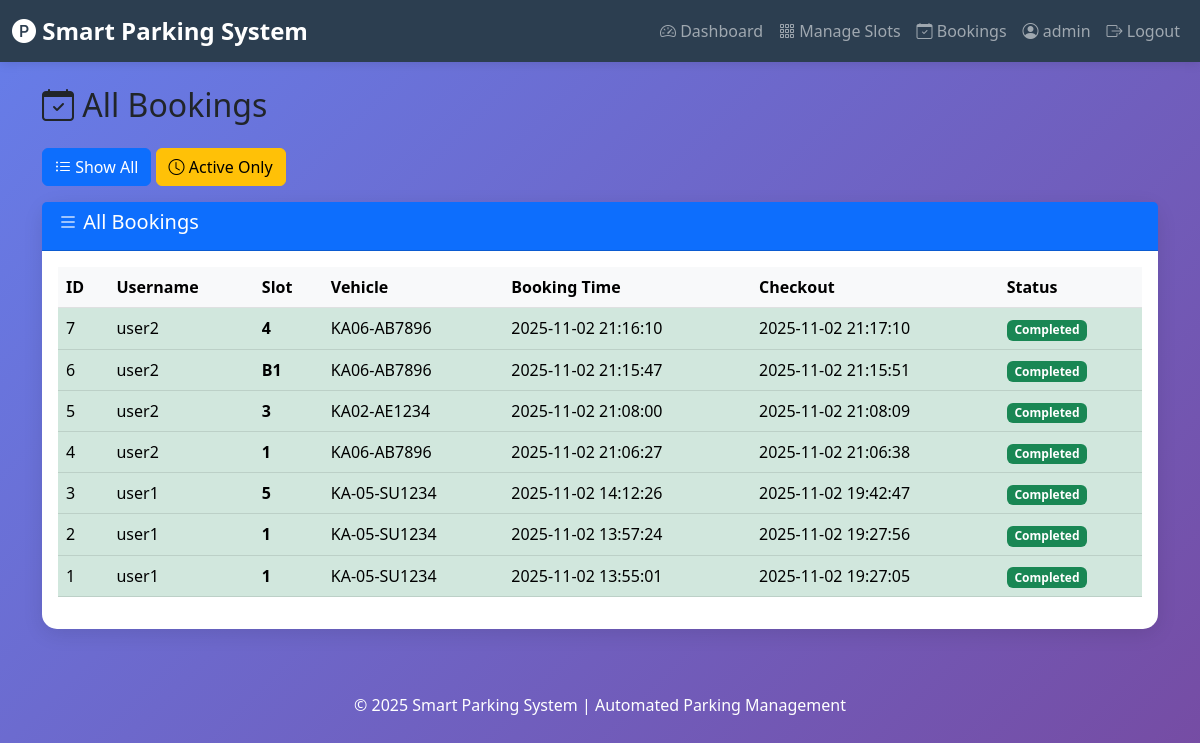
The app's page /admin/bookings (signed in), older data.
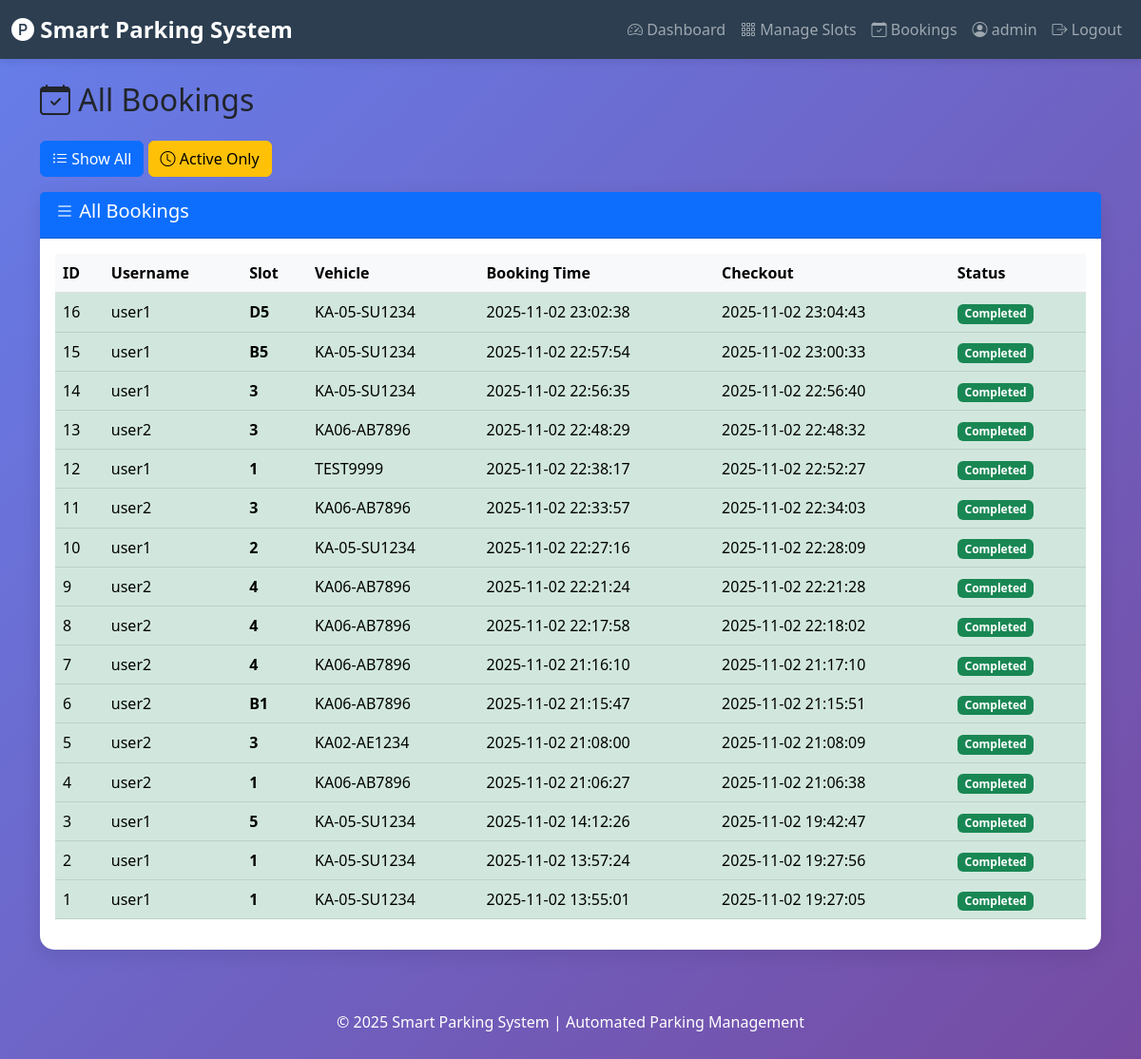
The same page, newer data.
### tables this page shows
CREATE TABLE bookings (
                    id INTEGER PRIMARY KEY AUTOINCREMENT,
                    user_id INTEGER NOT NULL,
                    slot_id INTEGER NOT NULL,
                    vehicle_number TEXT NOT NULL,
                    booking_time TIMESTAMP DEFAULT CURRENT_TIMESTAMP,
                    checkout_time TIMESTAMP,
                    status TEXT DEFAULT 'Active', package_type TEXT DEFAULT 'Hourly', package_cost REAL DEFAULT 50, expected_duration REAL DEFAULT 1, actual_cost REAL,
                    FOREIGN KEY (user_id) REFERENCES users(id),
                    FOREIGN KEY (slot_id) REFERENCES slots(id)
                );

CREATE TABLE users (
                    id INTEGER PRIMARY KEY AUTOINCREMENT,
                    username TEXT UNIQUE NOT NULL,
                    password TEXT NOT NULL,
                    email TEXT UNIQUE NOT NULL,
                    phone TEXT,
                    vehicle_number TEXT,
                    created_at TIMESTAMP DEFAULT CURRENT_TIMESTAMP
                );

CREATE TABLE slots (
                    id INTEGER PRIMARY KEY AUTOINCREMENT,
                    slot_number TEXT UNIQUE NOT NULL,
                    slot_type TEXT DEFAULT 'Regular',
                    status TEXT DEFAULT 'Available',
                    floor INTEGER DEFAULT 1,
                    created_at TIMESTAMP DEFAULT CURRENT_TIMESTAMP
                );

### app.py (the view)
@app.route('/admin/bookings')
@admin_required
def admin_bookings():
    filter_type = request.args.get('filter', 'all')
    if filter_type == 'active':
        bookings_raw = booking_manager.get_active_bookings()
        bookings = []
        for booking in bookings_raw:
            duration = Helper.calculate_duration(booking[5])
            duration_detailed = Helper.calculate_duration_detailed(booking[5])
            bookings.append(booking + (duration_detailed['display'],))
    else:
        bookings = booking_manager.get_all_bookings()
    return render_template('admin/bookings.html', bookings=bookings, filter_type=filter_type)

### app.py (called while the page is built)
def admin_required(f):
    @wraps(f)
    def decorated_function(*args, **kwargs):
        if 'user_id' not in session or session.get('role') != 'admin':
            flash('Admin access required', 'danger')
            return redirect(url_for('login'))
        return f(*args, **kwargs)
    return decorated_function

### database/db_manager.py (called while the page is built)
    def fetch_all(self, query, params=()):
        try:
            self.cursor.execute(query, params)
            return self.cursor.fetchall()
        except sqlite3.Error as e:
            print(f"Fetch error: {e}")
            return []

### modules/booking_manager.py (called while the page is built)
    def get_all_bookings(self):
        query = """
            SELECT b.id, u.username, s.slot_number, b.vehicle_number,
                   b.booking_time, b.checkout_time, b.status
            FROM bookings b
            JOIN users u ON b.user_id = u.id
            JOIN slots s ON b.slot_id = s.id
            ORDER BY b.booking_time DESC
        """
        return self.db.fetch_all(query)

### templates/admin/bookings.html (shortened to what this page needs)
{% extends "base.html" %}
{% block content %}
<h2 class="mb-4"><i class="bi bi-calendar-check"></i> All Bookings</h2>
<div class="row mb-3">
    <div class="col-md-12">
        <a href="{{ url_for('admin_bookings', filter='all') }}" class="btn btn-primary">
            <i class="bi bi-list-ul"></i> Show All
        </a>
        <a href="{{ url_for('admin_bookings', filter='active') }}" class="btn btn-warning">
            <i class="bi bi-clock"></i> Active Only
        </a>
    </div>
</div>
<div class="card">
    <div class="card-header bg-primary text-white">
        <h5>
            <i class="bi bi-list"></i>
            {% if filter_type == 'active' %}Active{% else %}All{% endif %} Bookings
        </h5>
    </div>
    <div class="card-body">
        {% if bookings %}
            <div class="table-responsive">
                <table class="table table-hover">
                    <thead class="table-light">
                        <tr>
                            <th>ID</th>
                            <th>Username</th>
                            <th>Slot</th>
                            <th>Vehicle</th>
                            <th>Booking Time</th>
                            {% if filter_type != 'active' %}
                                <th>Checkout</th>
                                <th>Status</th>
                            {% endif %}
                        </tr>
                    </thead>
                    <tbody>
                        {% for booking in bookings %}
                            <tr class="{% if booking[6] == 'Active' or filter_type == 'active' %}table-warning{% else %}table-success{% endif %}">
                                <td>{{ booking[0] }}</td>
                                <td>{{ booking[1] }}</td>
                                {% if filter_type == 'active' %}
                                    <td>{{ booking[2] }}</td>
                                    <td><strong>{{ booking[3] }}</strong></td>
                                    <td>{{ booking[4] }}</td>
                                    <td>{{ booking[5] }}</td>
                                    <td><span class="badge bg-info">{{ booking[6] }}</span></td>
                                {% else %}
                                    <td><strong>{{ booking[2] }}</strong></td>
                                    <td>{{ booking[3] }}</td>
                                    <td>{{ booking[4] }}</td>
                                    <td>{{ booking[5] if booking[5] else 'N/A' }}</td>
                                    <td>
                                        {% if booking[6] == 'Active' %}
                                            <span class="badge bg-warning">{{ booking[6] }}</span>
                                        {% else %}
                                            <span class="badge bg-success">{{ booking[6] }}</span>
                                        {% endif %}
                                    </td>
                                {% endif %}
                            </tr>
                        {% endfor %}
                    </tbody>
                </table>
            </div>
        {% else %}
            <div class="text-center py-5">
                <i class="bi bi-inbox" style="font-size: 4rem; color: #ccc;"></i>
                <h4 class="mt-3 text-muted">No Bookings Found</h4>
                <p class="text-muted">There are no bookings to display</p>
            </div>
        {% endif %}
    </div>
</div>
{% endblock %}

Row changes from the older to the newer data that the page shows:
added bookings: id "16", username "user1", slot_number "D5", vehicle_number "KA-05-SU1234", booking_time "2025-11-02 23:02:38", checkout_time "2025-11-02 23:04:43", status "Completed"
added bookings: id "15", username "user1", slot_number "B5", vehicle_number "KA-05-SU1234", booking_time "2025-11-02 22:57:54", checkout_time "2025-11-02 23:00:33", status "Completed"
added bookings: id "14", username "user1", slot_number "3", vehicle_number "KA-05-SU1234", booking_time "2025-11-02 22:56:35", checkout_time "2025-11-02 22:56:40", status "Completed"
added bookings: id "13", username "user2", slot_number "3", vehicle_number "KA06-AB7896", booking_time "2025-11-02 22:48:29", checkout_time "2025-11-02 22:48:32", status "Completed"
added bookings: id "12", username "user1", slot_number "1", vehicle_number "TEST9999", booking_time "2025-11-02 22:38:17", checkout_time "2025-11-02 22:52:27", status "Completed"
added bookings: id "11", username "user2", slot_number "3", vehicle_number "KA06-AB7896", booking_time "2025-11-02 22:33:57", checkout_time "2025-11-02 22:34:03", status "Completed"
added bookings: id "10", username "user1", slot_number "2", vehicle_number "KA-05-SU1234", booking_time "2025-11-02 22:27:16", checkout_time "2025-11-02 22:28:09", status "Completed"
added bookings: id "9", username "user2", slot_number "4", vehicle_number "KA06-AB7896", booking_time "2025-11-02 22:21:24", checkout_time "2025-11-02 22:21:28", status "Completed"
added bookings: id "8", username "user2", slot_number "4", vehicle_number "KA06-AB7896", booking_time "2025-11-02 22:17:58", checkout_time "2025-11-02 22:18:02", status "Completed"
